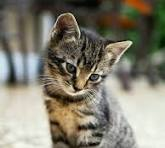
#> input picture image.jpeg, 165 x 148 px
$ jupyter execute 18.ipynb
#> lines starting #> are read from the running program, lines starting #| are printed output that depends on the picture; after the words box and inside, x2 and y2 are one past the last pixel; in counts of white or black regions, pixels touching at a corner belong together
[cell 1]
import cv2
import numpy as np
import matplotlib.pyplot as plt


# Read image in grayscale
image = cv2.imread("image.jpeg", cv2.IMREAD_GRAYSCALE)
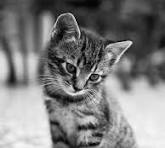
#> image: shape (148, 165); min 0, max 252, mean 126.1

[cell 2]
# Convert image to binary
_, binary = cv2.threshold(image, 127, 255, cv2.THRESH_BINARY)
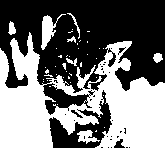
#> binary: shape (148, 165); 45.2% white; 44 white regions (36 under 20 px), largest, box (x1, y1, x2, y2) and area: (0, 32, 165, 148) 10165, (41, 14, 66, 50) 327, (77, 130, 100, 144) 167

[cell 3]
# =================================
# Structuring Element
# =================================

kernel = np.ones((3, 3), dtype=np.uint8)

[cell 4]
# =================================
# Manual Erosion
# =================================

def erosion(image, kernel):

    result = np.zeros_like(image)

    for i in range(1, image.shape[0] - 1):
        for j in range(1, image.shape[1] - 1):

            region = image[i-1:i+2, j-1:j+2]

            # All pixels must be white
            if np.all(region[kernel == 1] == 255):
                result[i, j] = 255
            else:
                result[i, j] = 0
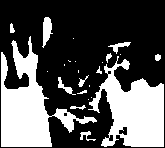
#> result: shape (148, 165); 34.4% white; 24 white regions (11 under 20 px), largest, box (x1, y1, x2, y2) and area: (1, 36, 97, 147) 3972, (88, 56, 164, 147) 3723, (42, 17, 53, 48) 199

    return result

[cell 5]
# =================================
# Boundary Extraction
# =================================

eroded = erosion(binary, kernel)

boundary = binary.astype(int) - eroded.astype(int)
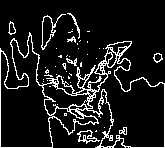
#> boundary: shape (148, 165) int64; 10.9% white in thin lines or dots

boundary = np.clip(boundary, 0, 255).astype(np.uint8)
#> boundary: shape (148, 165); 10.9% white in thin lines or dots

[cell 6]
# =================================
# Display Results
# =================================

plt.figure(figsize=(12, 4))

plt.subplot(1, 3, 1)
plt.imshow(binary, cmap="gray")
plt.title("Binary Image")
plt.axis("off")

plt.subplot(1, 3, 2)
plt.imshow(eroded, cmap="gray")
plt.title("Eroded Image")
plt.axis("off")

plt.subplot(1, 3, 3)
plt.imshow(boundary, cmap="gray")
plt.title("Boundary")
plt.axis("off")

plt.tight_layout()
plt.show()
